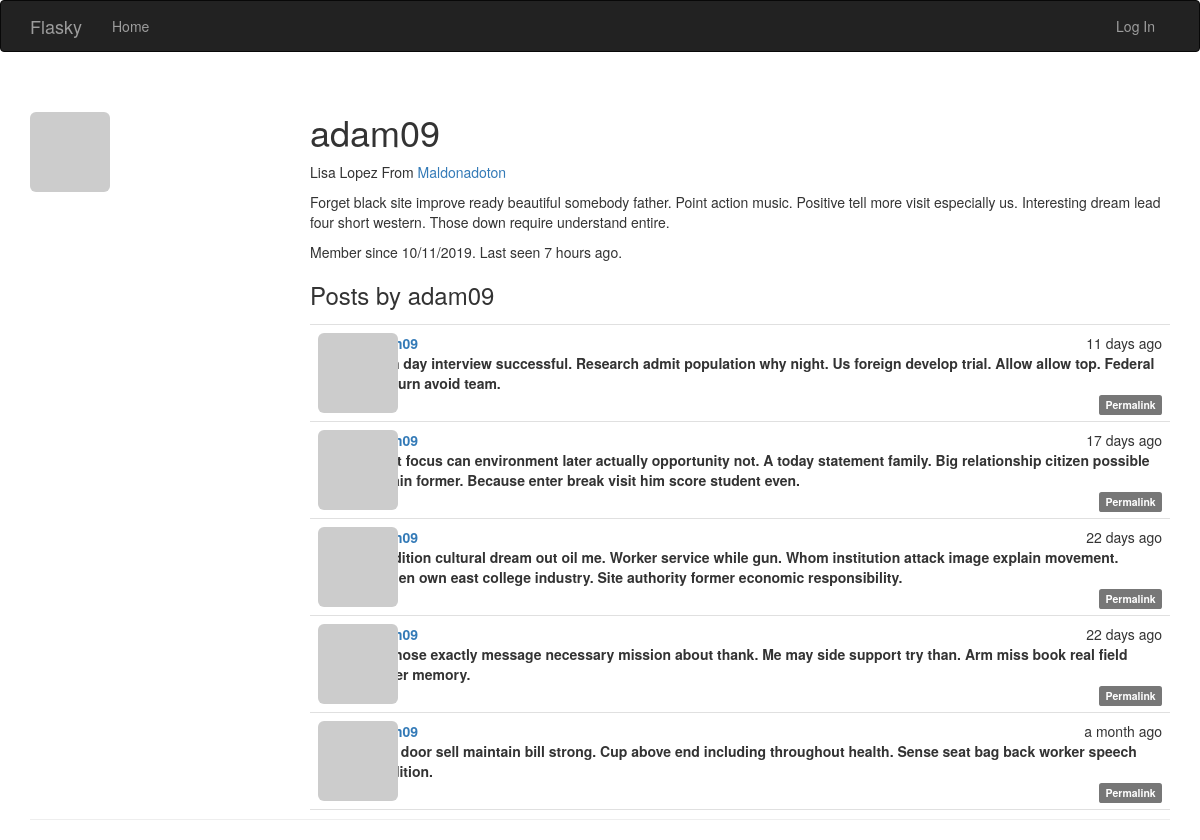
Before: /user/adam09 with the older database file.
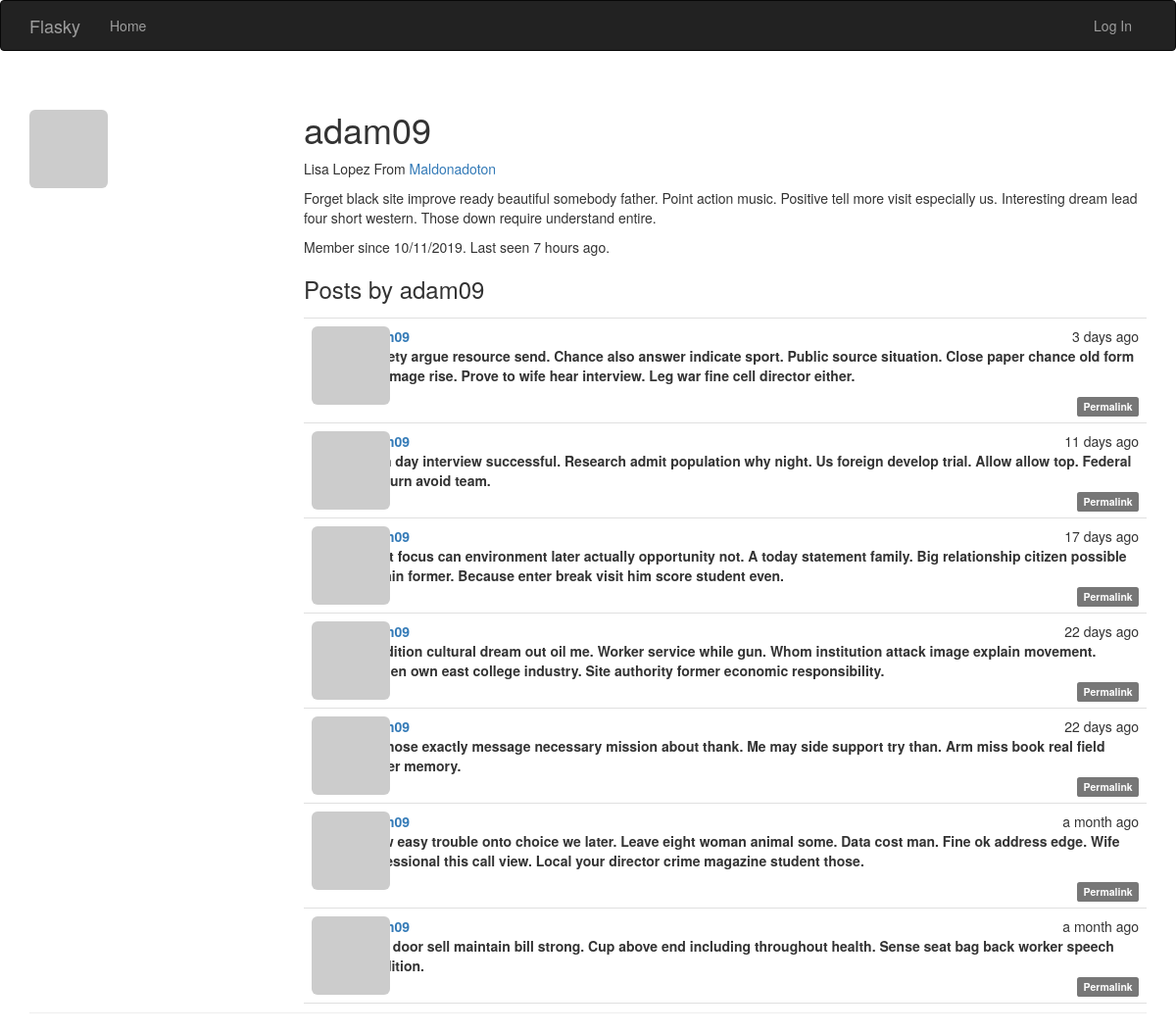
After: the same page with the newer database file.
### app/models.py (models this page shows, shortened)
class User(UserMixin, db.Model):
    __tablename__ = 'users'
    id = db.Column(db.Integer, primary_key=True)
    email = db.Column(db.String(64), unique=True, index=True)
    username = db.Column(db.String(64), unique=True, index=True)
    role_id = db.Column(db.Integer, db.ForeignKey('roles.id'))
    password_hash = db.Column(db.String(128))
    confirmed = db.Column(db.Boolean, default=False)
    name = db.Column(db.String(64))
    location = db.Column(db.String(64))
    about_me = db.Column(db.Text())
    member_since = db.Column(db.DateTime(), default=datetime.utcnow)
    last_seen = db.Column(db.DateTime(), default=datetime.utcnow)
    avatar_hash = db.Column(db.String(32))
    posts = db.relationship('Post', backref='author', lazy='dynamic')
    @property
    def password(self):
        raise AttributeError('password is not a readable attribute')
    def gravatar(self, size=100, default='identicon', rating='g'):
        if request.is_secure:
            url = 'https://secure.gravatar.com/avatar'
        else:
            url = 'http://secure.gravatar.com/avatar'
        hash = hashlib.md5(self.email.lower().encode('utf-8')).hexdigest()
        return '{url}/{hash}?s={size}&d={default}&r={rating}'.format(
                url=url, hash=hash, size=size, default=default, rating=rating)

class Post(db.Model):
    __tablename__ = 'posts'
    id = db.Column(db.Integer, primary_key=True)
    body = db.Column(db.Text)
    timestamp = db.Column(db.DateTime, index=True, default=datetime.utcnow)
    author_id = db.Column(db.Integer, db.ForeignKey('users.id'))
    body_html = db.Column(db.Text)

### app/main/views.py (the view)
@main.route('/user/<username>')
def user(username):
    user = User.query.filter_by(username=username).first_or_404()
    posts = user.posts.order_by(Post.timestamp.desc()).all()
    return render_template('user.html', user=user, posts=posts)

### app/auth/views.py (called while the page is built)
@auth.before_app_request
def before_request():
    if current_user.is_authenticated:
        current_user.ping()
        if not current_user.confirmed \
                and request.endpoint \
                and request.blueprint != 'auth' \
                and request.endpoint != 'static':
            return redirect(url_for('auth.unconfirmed'))

### app/main/__init__.py (called while the page is built)
@main.app_context_processor
def inject_permissions():
    return dict(Permission=Permission)

### app/models.py (called while the page is built)
    def is_administrator(self):
        return False

### app/templates/user.html (shortened to what this page needs)
{% extends "base.html" %}
{% block page_content %}
<div class="page-header">
    <img class="img-rounded profile-thumbnail" src="{{ user.gravatar(size=256) }}">
    <div class="profile-header">
        <h1>{{ user.username }}</h1>
        {% if user.name or user.location %}
        <p>
            {% if user.name %}{{ user.name }}{% endif %}
            {% if user.location %}
                From <a href="http://maps.google.com/?q={{ user.location }}">
                    {{ user.location }}</a>
            {% endif %}
        </p>
        {% endif %}
        {% if user.about_me %}<p>{{ user.about_me }}</p>{% endif %}
        <p>Member since {{ moment(user.member_since).format('L') }}.
           Last seen {{ moment(user.last_seen).fromNow() }}.
        </p>
        <h3>Posts by {{ user.username }}</h3>
        {% include '_posts.html' %}
    </div>
</div>
{% endblock %}

### app/templates/base.html (shortened to what this page needs)
{% extends "bootstrap/base.html" %}
{% block head %}
{{ super() }}
<link rel="stylesheet" type="text/css" href="{{ url_for('static', filename='styles.css') }}">
{% endblock %}
{% block navbar %}
<div class="navbar navbar-inverse" role="navigation">
    <div class="container">
        <div class="navbar-header">
            <a class="navbar-brand" href="/">Flasky</a>
        </div>
        <div class="navbar-collapse collapse">
            <ul class="nav navbar-nav">
                <li><a href="/">Home</a></li>
            </ul>
            <ul class="nav navbar-nav navbar-right">
                {% if current_user.is_authenticated %}
                <li><a href="{{ url_for('auth.logout') }}">Log Out</a></li>
                {% else %}
                <li><a href="{{ url_for('auth.login') }}">Log In</a></li>
                {% endif %}
            </ul>
        </div>
    </div>
</div>
{% endblock %}
{% block content %}
<div class="container">
    {% block page_content %}{% endblock %}
</div>
{% endblock %}

### app/templates/_posts.html (shortened to what this page needs)
<ul class="posts">
    {% for post in posts %}
        <li class="post">
            <div class="profile-thumbnail">
                <a href="{{ url_for('.user', username=post.author.username) }}">
                    <img class="img-rounded profile-thumbnail"
                        src="{{ post.author.gravatar(size=40) }}">
                </a>
            </div>
            <div class="post-content">
                <div class="post-date">{{ moment(post.timestamp).fromNow() }}</div>
                <div class="post-author">
                    <a href="{{ url_for('.user', username=post.author.username) }}">
                    </a>
                <div class="post-body">
                    {% if post.body_html %}
                        {{ post.body_html | safe }}
                    {% else %}
                        {{ post.body }}
                    {% endif %}
                </div>
                <div class="post-footer">
                    <a href="{{ url_for('.post', id=post.id) }}">
                        <span class="label label-default">Permalink</span>
                    </a>
                </div>
            </div>
        </li>
    {% endfor %}
</ul>

### app/static/styles.css (style rules this page uses)
.profile-thumbnail { position: absolute; }
.profile-header { min-height: 260px; margin-left: 280px; }
ul.posts { list-style-type: none; padding: 0px; margin: 16px 0px 0px 0px; border-top: 1px solid #e0e0e0; }
ul.posts li.post { padding: 8px; border-bottom: 1px solid #e0e0e0; }
div.post-date { float: right; }
div.post-author { font-weight: bold; }
div.post-content { margin-left: 48px; min-height: 48px; }
div.post-footer { text-align: right; }

Changed rows visible on the page:
added Post: timestamp "3 days ago", body_html "Society argue resource send. Chance also answer indicate sport. Public source situation. Close paper chance old form ask image rise. Prove to wife hear interview. Leg war fine cell director either."
added Post: timestamp "a month ago", body_html "Grow easy trouble onto choice we later. Leave eight woman animal some. Data cost man. Fine ok address edge. Wife professional this call view. Local your director crime magazine student those."
